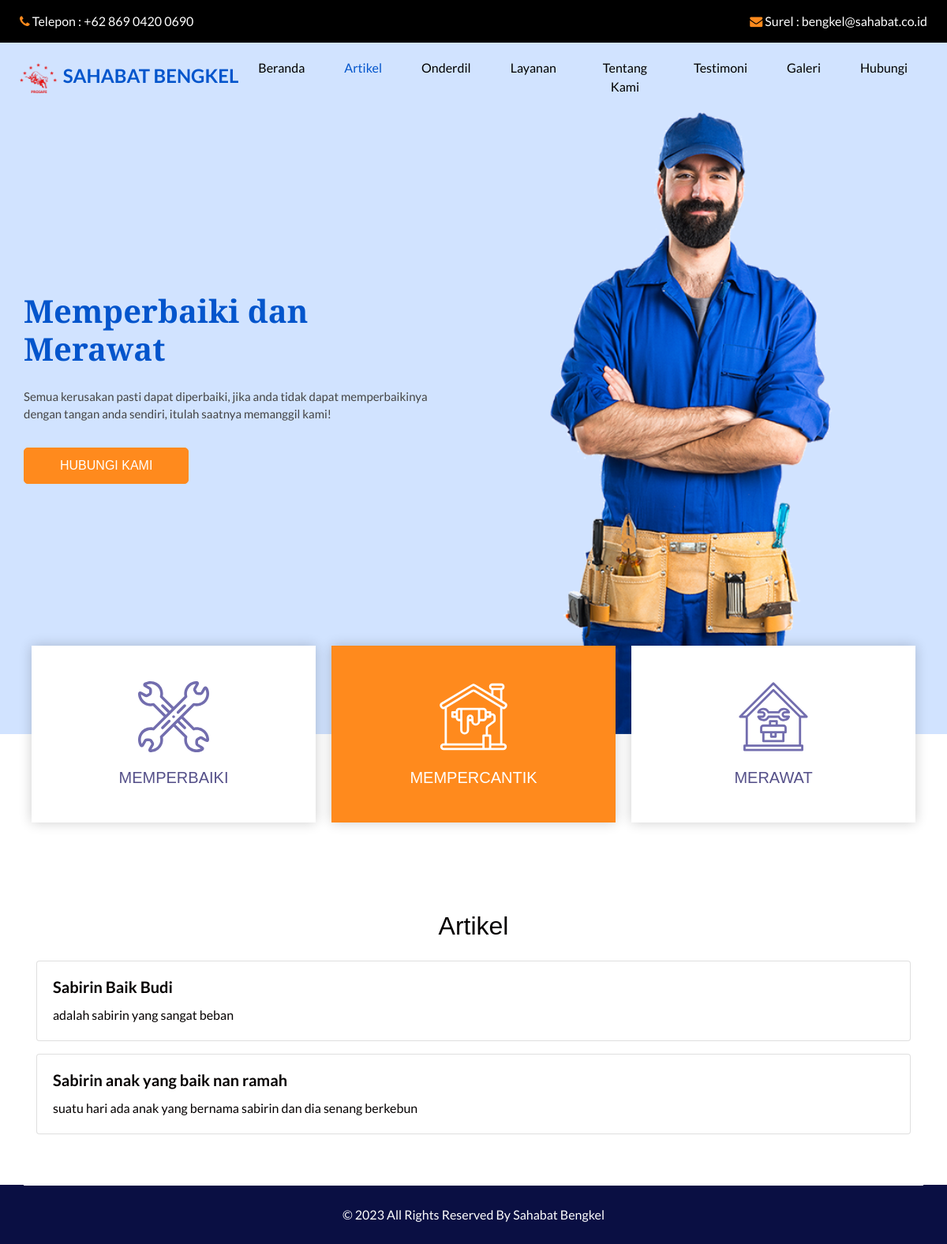
/?page=article, run on the app's committed database.
### tables this page shows
CREATE TABLE IF NOT EXISTS `artikel` (
  `id` int NOT NULL AUTO_INCREMENT,
  `judul` varchar(50) DEFAULT NULL,
  `isi` text,
  PRIMARY KEY (`id`)
);

### page/article.php (the view)
<section id="article">
  <div class="container">
  <div class="text-center">
        <h2>
          Artikel
        </h2>
      </div>
    <div class="row d-flex justify-content-center">
      <div class="col-12 mb-5">
      <?php
        $result = mysqli_query($koneksi, "SELECT * FROM artikel ORDER BY id ASC");
        while ($row = mysqli_fetch_array($result)):
      ?>
        <div class="card m-3">
          <div class="card-body">
            <h5 class="card-title font-weight-bold"><?= $row['judul']; ?></h5>
            <p class="card-text"><?= $row['isi']; ?></p>
          </div>
        </div>
      <?php
        endwhile
      ?>
      </div>
    </div>
  </div>
</section>

### css/style.css (style rules this page uses)
body { font-family: 'Lato', sans-serif; color: #040000; }
h1, h2 { font-family: 'Merriweather Sans', sans-serif; }

### css/responsive.css (style rules this page uses)
@media (min-width: 1200px) { .container { max-width: 1170px; } }

### data on the page
artikel: judul "Sabirin Baik Budi", isi "adalah sabirin yang sangat beban"
artikel: judul "Sabirin anak yang baik nan ramah", isi "suatu hari ada anak yang bernama sabirin dan dia senang berkebun"
